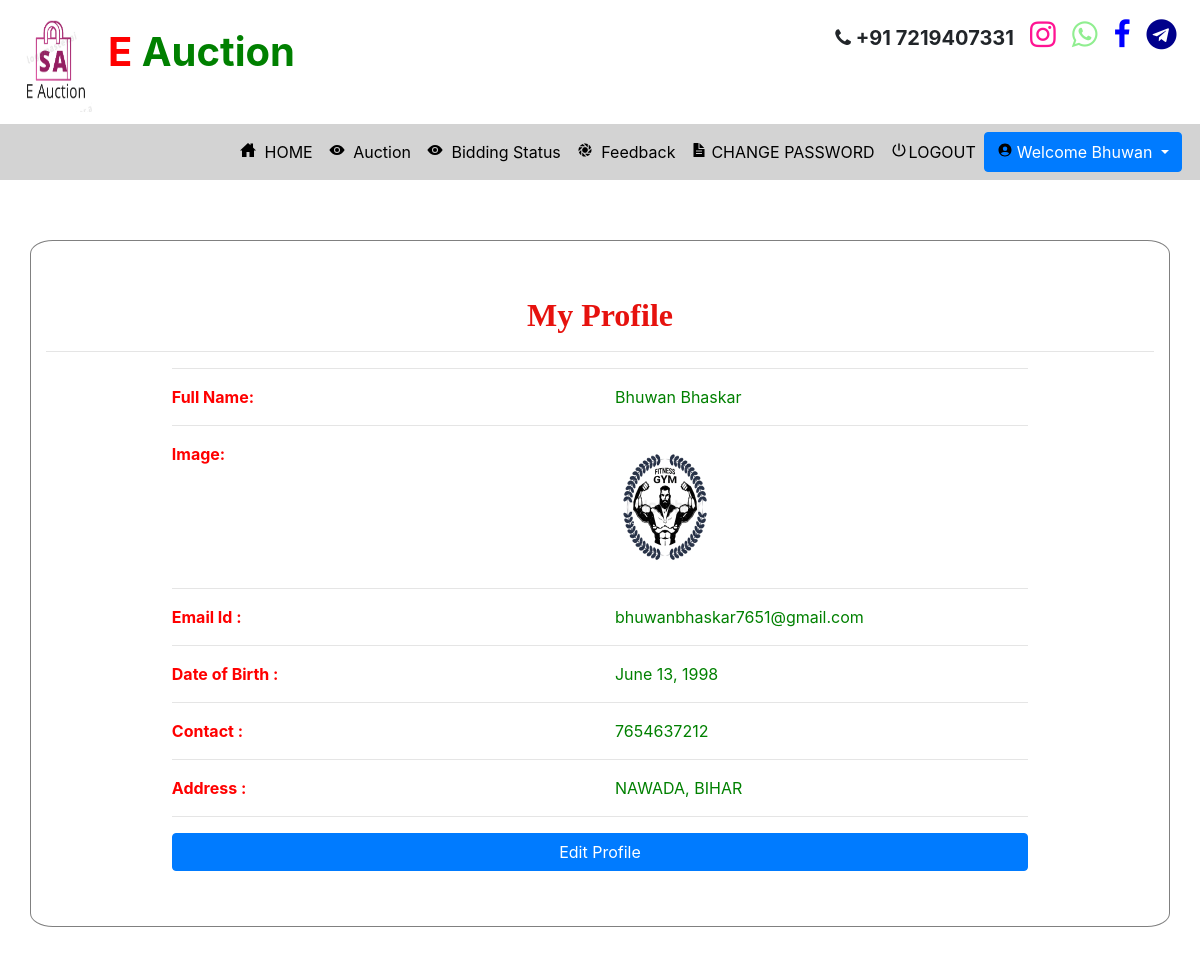
The page /profile1 (signed in) on the database as committed earlier.
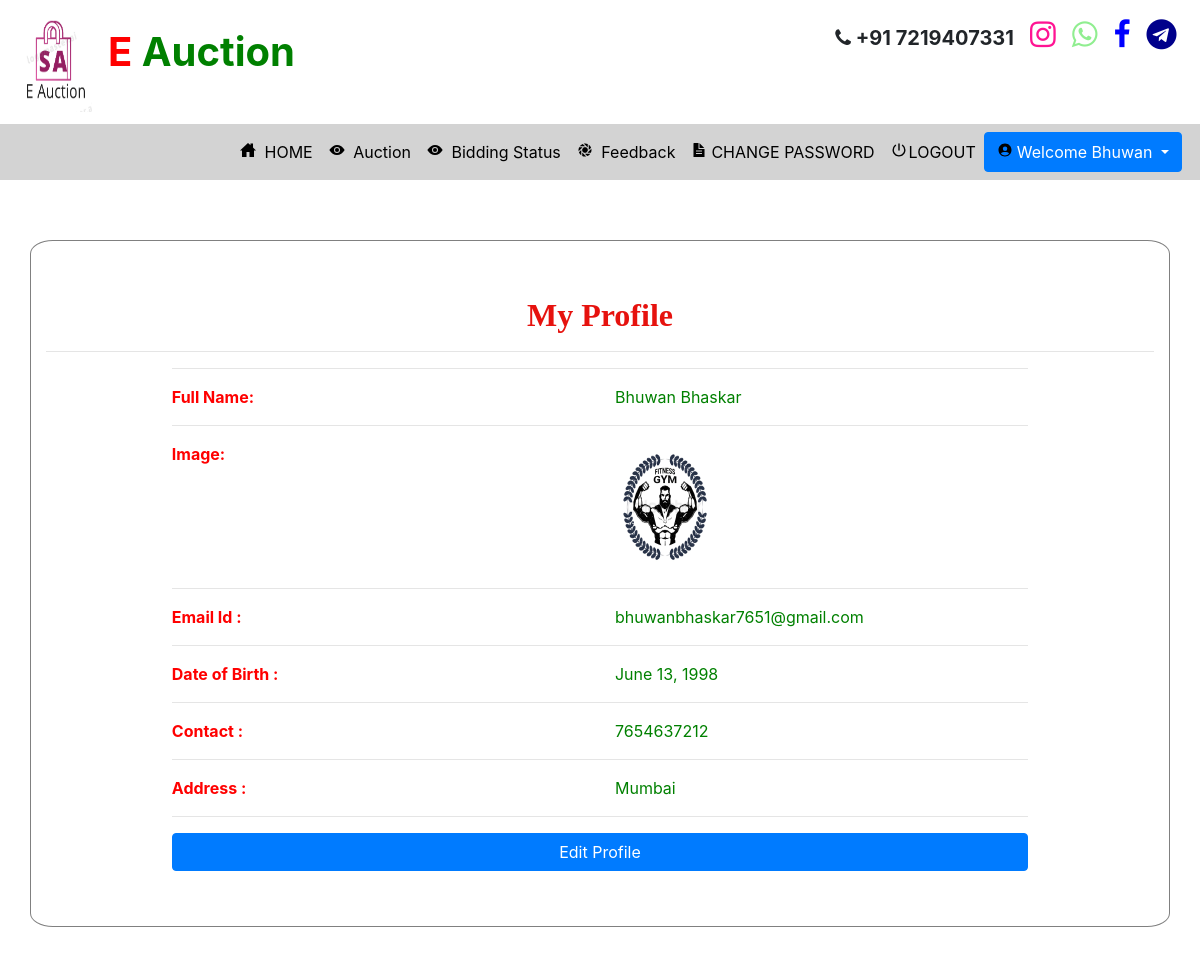
The same page on the database as committed later.
### auction/models.py (models this page shows, shortened)
class Bidder(models.Model):
    user = models.ForeignKey(User,on_delete=models.CASCADE,null=True)
    dob = models.DateField(null=True)
    address = models.CharField(max_length=100,null=True)
    contact = models.CharField(max_length=10,null=True)
    image = models.FileField(null=True)
    membership = models.ForeignKey(Member_fee,on_delete=models.CASCADE,null=True)

### auction/views.py (the view)
# urls.py: path('profile1', Profile1, name='profile1'),
def Profile1(request):
    new2 = new()
    count = 0
    if new2:
        count += 1
    data = 0
    user=User.objects.get(username=request.user.username)
    error=""
    try:
        data = Bidder.objects.get(user=user)
        if data:
            error = "pat"
    except:
        data = Auction_User.objects.get(user=user)
    user = User.objects.get(id=request.user.id)
    u = ""
    try:
        pro = Bidder.objects.get(user=user)
        u = "member"
    except:
        pro = Auction_User.objects.get(user=user)
        u = "trainer"
    d = {'pro':pro,'error':error,'data':data,'count':count,'new2':new2}
    return render(request,'profile1.html',d)

### auction/views.py (called while the page is built)
def new():
    status = Status.objects.get(status="pending")
    new_pro = Product.objects.filter(status=status)
    return new_pro

### auction/templates/profile1.html (shortened to what this page needs)
{% extends 'navigation.html' %}
{% load static %}
{% block body %}
<div class="container" style="margin-top:5%;margin-bottom:5%;background:white;border-radius:2%;border:1px solid grey">
    <h2 style="font-weight:bold;font-family : 'Monotype Corsiva' ; color : #E6120E ;margin-top:5%" align="center">My Profile</h2><hr>
<div align="left" class="container-fluid" style="width:80%;margin-bottom:5%">
    <hr><div class="row" >
        <div class="col-md-6 div2">
            <strong>Full Name:</strong>
        </div>
        <div class="col-md-6 div1">
            {{pro.user.first_name}} {{pro.user.last_name}}
        </div>
    </div><hr>
    <div class="row">
        <div class="col-md-6 div2">
            <strong>Image:</strong>
        </div>
        <div class="col-md-6">
            <img src="{{pro.image.url}}" style="width:100px;height:130px"></img>
        </div></div><hr>
    <div class="row">
        <div class="col-md-6 div2">
            <strong>Email Id :</strong>
        </div>
        <div class="col-md-6 div1">
            {{pro.user.email}}
        </div>
    </div><hr>
     <div class="row">
        <div class="col-md-6 div2">
            <strong>Date of Birth :</strong>
        </div>
        <div class="col-md-6 div1">
            {{pro.dob}}
        </div>
    </div><hr>
     <div class="row">
        <div class="col-md-6 div2">
            <strong>Contact :</strong>
        </div>
        <div class="col-md-6 div1">
            {{pro.contact}}
        </div>
     </div><hr>
    <div class="row">
        <div class="col-md-6 div2">
            <strong>Address :</strong>
        </div>
        <div class="col-md-6 div1">
            {{pro.address}}
        </div>
    </div><hr>
    <a href="{% url 'edit_profile1' %}"><button class="btn btn-primary" style="width:100%">Edit Profile</button></a>
    </div></div>
{% endblock %}

Rows that differ between the two databases and show on the page:
changed Bidder "Bhuwan": address "NAWADA, BIHAR" → "Mumbai"
